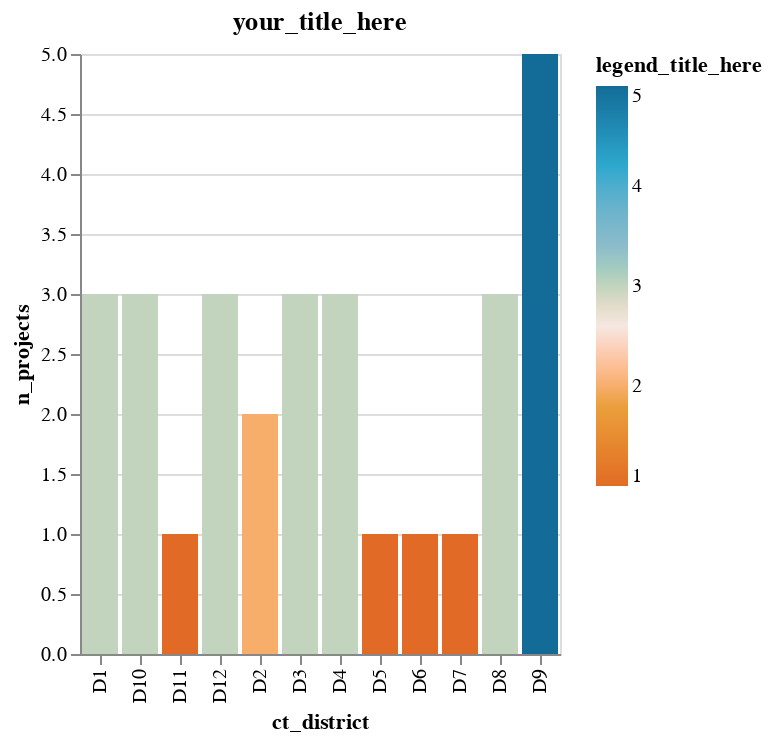

The notebook cell saved with this chart:
### Code cell
alt.Chart(agg1, title="your_title_here").mark_bar().encode(
    x=alt.X("ct_district"),
    y=alt.Y("n_projects", scale=alt.Scale(domain=[0, 5])),
    color=alt.Color(
        "n_projects",
        title="legend_title_here",
        scale=alt.Scale(range=calitp_color_palette.CALITP_DIVERGING_COLORS),
    ),
)

### Figure 1 — Vega-Lite specification as saved in the notebook (floating-point values rounded to 4 significant figures)
{"config": {"view": {"continuousWidth": 300, "continuousHeight": 300}}, "data": {"name": "data-301c1772def9fbab1a6226de718fe867"}, "mark": {"type": "bar"}, "encoding": {"color": {"field": "n_projects", "scale": {"range": ["#E16B26", "#EB9F3C", "#f6e7e1", "#8CBCCB", "#2EA8CE", "#136C97"]}, "title": "legend_title_here", "type": "quantitative"}, "x": {"field": "ct_district", "type": "nominal"}, "y": {"field": "n_projects", "scale": {"domain": [0, 5]}, "type": "quantitative"}}, "title": "your_title_here", "$schema": "https://vega.github.io/schema/vega-lite/v5.14.1.json", "datasets": {"data-301c1772def9fbab1a6226de718fe867": [{"ct_district": "D1", "median_score": 69.0, "min_score": 68, "max_score": 81, "n_projects": 3}, {"ct_district": "D2", "median_score": 60.5, "min_score": 55, "max_score": 66, "n_projects": 2}, {"ct_district": "D3", "median_score": 72.0, "min_score": 68, "max_score": 74, "n_projects": 3}, {"ct_district": "D4", "median_score": 69.0, "min_score": 63, "max_score": 83, "n_projects": 3}, {"ct_district": "D5", "median_score": 73.0, "min_score": 73, "max_score": 73, "n_projects": 1}, {"ct_district": "D6", "median_score": 64.0, "min_score": 64, "max_score": 64, "n_projects": 1}, {"ct_district": "D7", "median_score": 78.0, "min_score": 78, "max_score": 78, "n_projects": 1}, {"ct_district": "D8", "median_score": 82.0, "min_score": 80, "max_score": 89, "n_projects": 3}, {"ct_district": "D9", "median_score": 74.0, "min_score": 65, "max_score": 81, "n_projects": 5}, {"ct_district": "D10", "median_score": 72.0, "min_score": 68, "max_score": 76, "n_projects": 3}, {"ct_district": "D11", "median_score": 80.0, "min_score": 80, "max_score": 80, "n_projects": 1}, {"ct_district": "D12", "median_score": 75.0, "min_score": 58, "max_score": 79, "n_projects": 3}]}}
